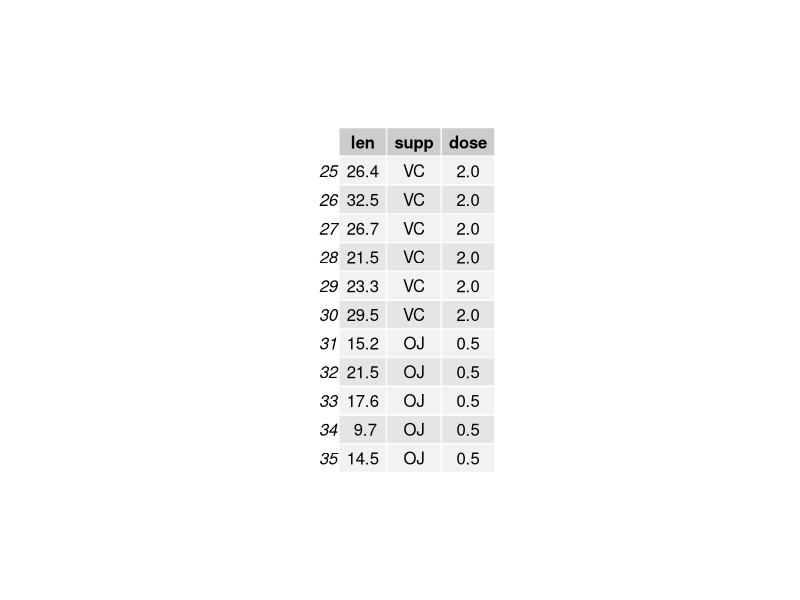
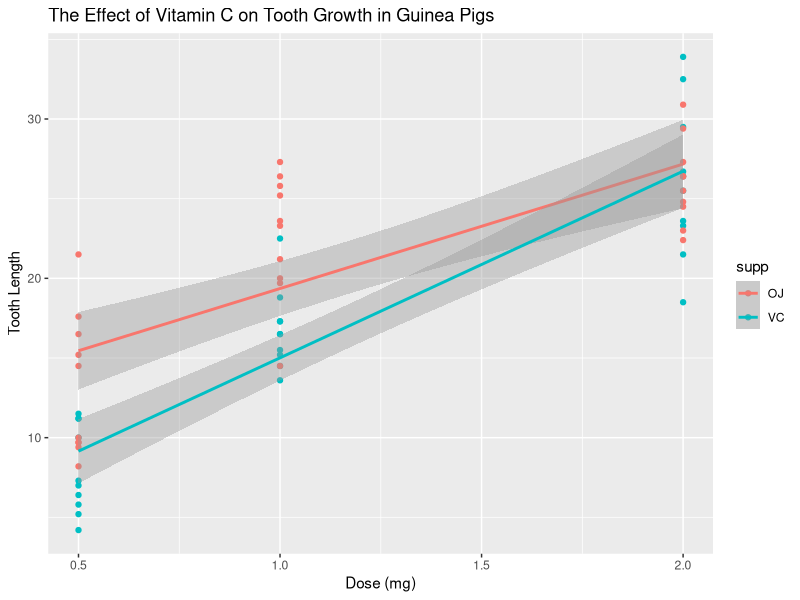

Reproduce these figures in R, in order. (Note: this script raises an error after producing the figures.)
## ---- chunk 1
suppressPackageStartupMessages(library(gridExtra))
suppressPackageStartupMessages(library(dplyr))
## Load the data
data(ToothGrowth)
## ---- chunk 2
library(ggplot2)
## In a table format, measurements 25-35
grid.table(ToothGrowth[25:35,])
## Summary using summary
## ---- chunk 3
summary(ToothGrowth)
## ---- chunk 4
## Summary using str
str(ToothGrowth)
## ---- chunk 5
## Plot the scatterp plots
# pairs(ToothGrowth, main="Scatterplot Matrix")
g <- ggplot(ToothGrowth, aes(x=dose, y=len, colour=supp))
g <- g + geom_point()
g <- g + stat_smooth(method="lm")
g <- g + xlab("Dose (mg)") + ylab("Tooth Length") + ggtitle("The Effect of Vitamin C on Tooth Growth in Guinea Pigs")
g
## ---- chunk 6
ToothGrowth_0 <- subset(ToothGrowth, dose==0.5)
## ---- chunk 7
interval <- rbind(t.test(len~I(relevel(supp,"OJ")), data=ToothGrowth_0, 
                         var.equal=FALSE, paired=FALSE)$conf)
## ---- chunk 8
ToothGrowth_1 <- subset(ToothGrowth, dose==1.0)
## ---- chunk 9
interval <- rbind(t.test(len~supp, data=ToothGrowth_1, 
                         var.equal=FALSE, paired=FALSE)$conf)
## ---- chunk 10
ToothGrowth_2 <- subset(ToothGrowth, dose==2.0)
## ---- chunk 11
interval <- rbind(t.test(len~supp, data=ToothGrowth_2, 
                         var.equal=FALSE, paired=FALSE)$conf)
## ---- chunk 12
ToothGrowth_0 <- subset(ToothGrowth, supp=="VC" & (dose==0.5 | dose==2.0))
## ---- chunk 13
interval <- rbind(t.test(len~I(relevel(factor(dose),2)), data=ToothGrowth_0, 
                         var.equal=FALSE, paired=FALSE)$conf)
## ---- chunk 14
ToothGrowth_1 <- subset(ToothGrowth, supp=="OJ" & (dose==0.5 | dose==2.0))
## ---- chunk 15
interval <- rbind(t.test(len~I(relevel(factor(dose),2)), data=ToothGrowth_1, 
                         var.equal=FALSE, paired=FALSE)$conf)
